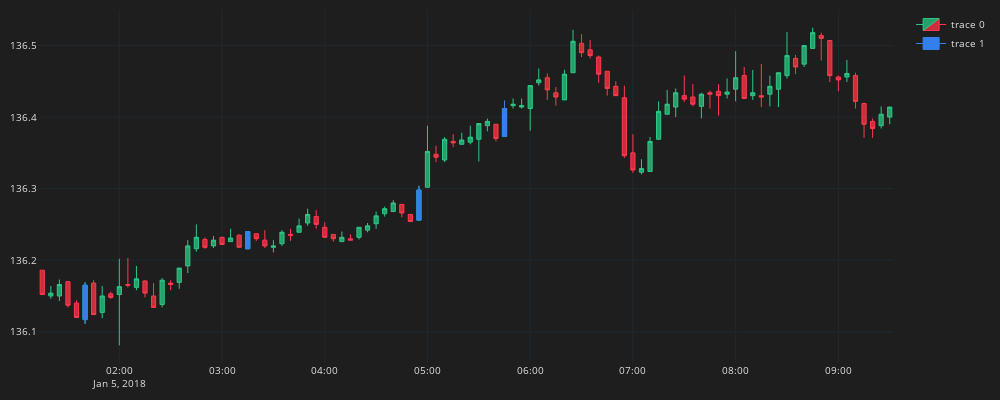

The cell this chart's notebook holds for it:
### Code cell
plot_candles(df_plot, df_markers)
